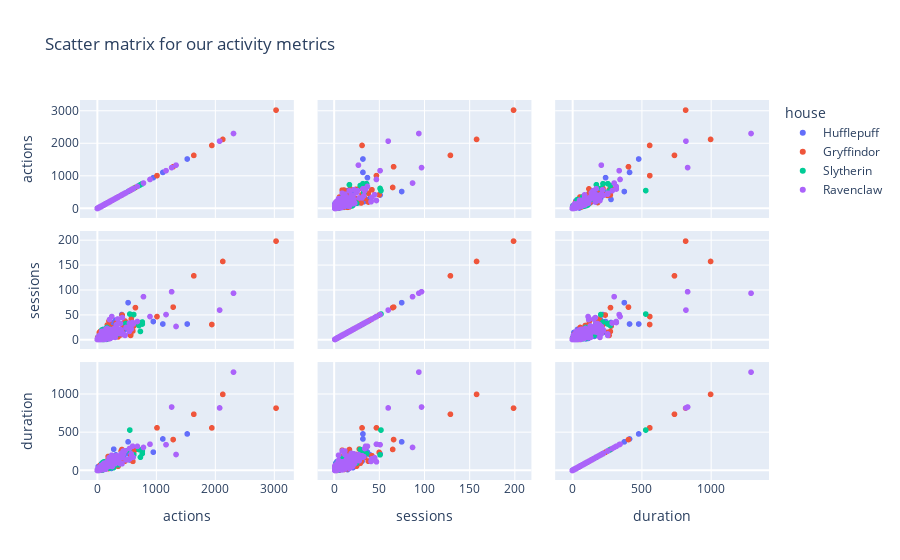

Notebook code cell kept with this figure:
### Code cell
fig5 = px.scatter_matrix(total_activity
    ,dimensions=['total_actions_per_user', 'total_sessions_per_user', 'total_duration_per_user']
    ,color="house"
    ,title="Scatter matrix for our activity metrics"
    ,labels={col:col.replace('_', ' ').replace('total ', '').replace(' per user', '') for col in total_activity.columns}
    )
fig5.show()

### Figure 1 — Plotly figure (JSON) as saved in the notebook; plotly's stock layout.template omitted (floating-point values rounded to 4 significant figures; data arrays with more than 128 entries replaced by an {"elided": "..."} marker saying what was removed)
{"data": [{"dimensions": [{"axis": {"matches": true}, "label": "actions", "values": {"elided": "648 int values"}}, {"axis": {"matches": true}, "label": "sessions", "values": {"elided": "648 int values"}}, {"axis": {"matches": true}, "label": "duration", "values": {"elided": "648 float values"}}], "hovertemplate": "house=Hufflepuff<br>%{xaxis.title.text}=%{x}<br>%{yaxis.title.text}=%{y}<extra></extra>", "legendgroup": "Hufflepuff", "marker": {"color": "#636efa", "symbol": "circle"}, "name": "Hufflepuff", "showlegend": true, "type": "splom"}, {"dimensions": [{"axis": {"matches": true}, "label": "actions", "values": {"elided": "1154 int values"}}, {"axis": {"matches": true}, "label": "sessions", "values": {"elided": "1154 int values"}}, {"axis": {"matches": true}, "label": "duration", "values": {"elided": "1154 float values"}}], "hovertemplate": "house=Gryffindor<br>%{xaxis.title.text}=%{x}<br>%{yaxis.title.text}=%{y}<extra></extra>", "legendgroup": "Gryffindor", "marker": {"color": "#EF553B", "symbol": "circle"}, "name": "Gryffindor", "showlegend": true, "type": "splom"}, {"dimensions": [{"axis": {"matches": true}, "label": "actions", "values": {"elided": "716 int values"}}, {"axis": {"matches": true}, "label": "sessions", "values": {"elided": "716 int values"}}, {"axis": {"matches": true}, "label": "duration", "values": {"elided": "716 float values"}}], "hovertemplate": "house=Slytherin<br>%{xaxis.title.text}=%{x}<br>%{yaxis.title.text}=%{y}<extra></extra>", "legendgroup": "Slytherin", "marker": {"color": "#00cc96", "symbol": "circle"}, "name": "Slytherin", "showlegend": true, "type": "splom"}, {"dimensions": [{"axis": {"matches": true}, "label": "actions", "values": {"elided": "704 int values"}}, {"axis": {"matches": true}, "label": "sessions", "values": {"elided": "704 int values"}}, {"axis": {"matches": true}, "label": "duration", "values": {"elided": "704 float values"}}], "hovertemplate": "house=Ravenclaw<br>%{xaxis.title.text}=%{x}<br>%{yaxis.title.text}=%{y}<extra></extra>", "legendgroup": "Ravenclaw", "marker": {"color": "#ab63fa", "symbol": "circle"}, "name": "Ravenclaw", "showlegend": true, "type": "splom"}], "layout": {"dragmode": "select", "legend": {"title": {"text": "house"}, "tracegroupgap": 0}, "title": {"text": "Scatter matrix for our activity metrics"}}}
